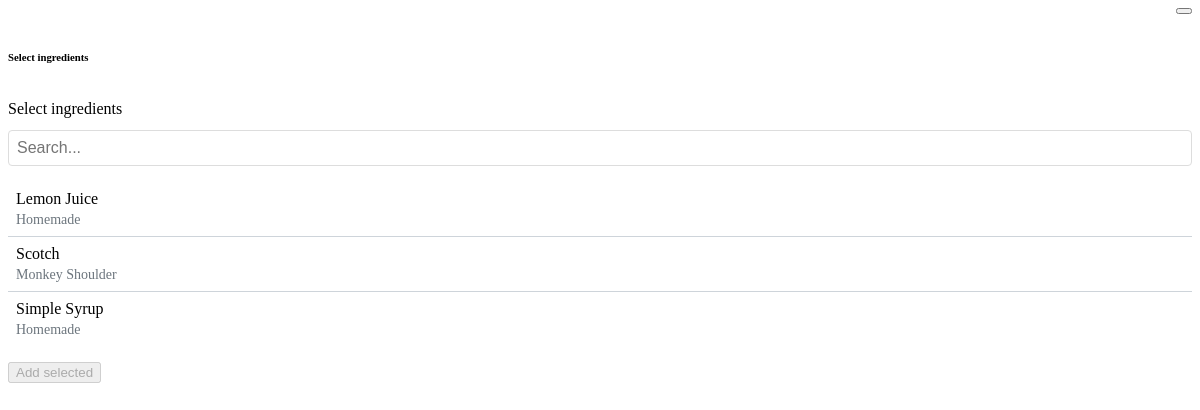
Page /cocktails/create/ingredient-search/ on the earlier database version.
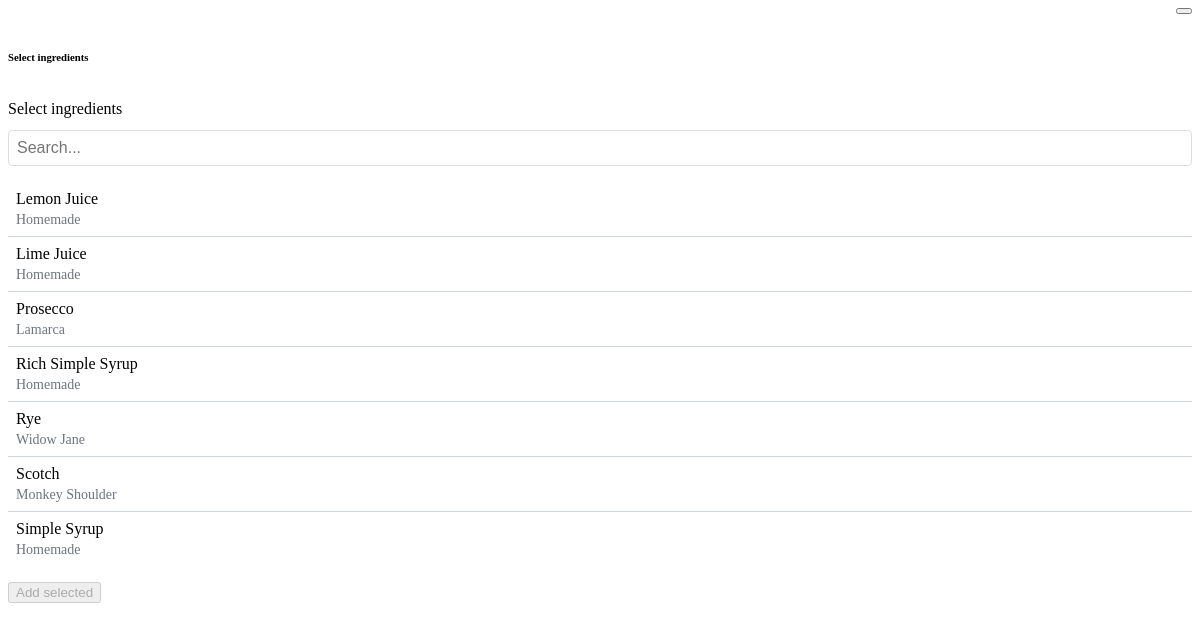
Same page on the later database version.
### ingredients/models.py (models this page shows, shortened)
class Ingredient(models.Model):
    TYPE_CHOICES = [
        ('spirit', 'Spirit'),
        ('modified_spirit', 'Modified Spirit'),
        ('citrus', 'Citrus'),
        ('bitters', 'Bitters'),
        ('liqueur', 'Liqueur'),
        ('sweetener', 'Sweetener'),
        ('fruit_puree', 'Fruit/Puree'),
        ('herb_spice', 'Herb/Spice'),
        ('garnish', 'Garnish'),
        ('dairy_cream', 'Dairy/Cream'),
        ('syrup_flavoring', 'Syrup/Flavoring'),
        ('vegetable', 'Vegetable'),
        ('wine_fortified_wine', 'Wine/Fortified Wine'),
        ('extract', 'Extract'),
        ('ice', 'Ice'),
    ]
    name = models.CharField(max_length=100)
    ingredient_type = models.CharField(max_length=20, choices=TYPE_CHOICES)
    brand = models.CharField(max_length=100, blank=True, null=True)
    abv = models.DecimalField("Alcohol by Volume (%)", max_digits=5, decimal_places=2, blank=True, null=True)
    sweetness = models.DecimalField("Sweetness (%)", max_digits=5, decimal_places=2, blank=True, null=True)
    acid = models.DecimalField("Acid (%)", max_digits=5, decimal_places=2, blank=True, null=True)
    instructions = models.TextField("How to create", blank=True, null=True)

### ingredients/views.py (the view)
# urls.py: path('create/ingredient-search/',IngredientComponentListView.as_view(),name='cocktail-ingredient-search'),
class IngredientComponentListView(ListView):
    model = Ingredient
    context_object_name = 'ingredients'
    template_name = 'ingredients/partials/cocktail_ingredient_search.html'
    def get_queryset(self):
        return Ingredient.objects.all().order_by("name")

### ingredients/templates/ingredients/partials/cocktail_ingredient_search.html (shortened to what this page needs)
{% load static %}
<div class="ingredient-search-comp">
    <div class="form-group ingredient-search-header">
        <button class="modal-header__closeImg" data-dismiss="modal">
        </button>
        <h6>Select ingredients</h6>
        <label for="search" class="sr-only">Select ingredients</label>
        <input class="ingredient-search-input" type="text" name="search" placeholder="Search...">
    </div>
    <div class="ingredient-search__container">
        {% for ingredient in ingredients %}
        <div
            class="ingredient-search-item"
            data-id="ingredient-{{ingredient.id}}"
            data-toggle="select">
            <div class="ingredient-item-header">
                <h6>{{ ingredient.name }}</h6>
                <small>{{ ingredient.brand }}</small>
            </div>
        </div>
        {% endfor %}
    </div>
    <div class="ingredient-search-footer">
        <button id="ingredient-add-button" type="text" class="button button-primary" disabled data-dismiss="modal">Add selected</button>
    </div>
</div>

Differences in the rows shown:
added Ingredient: name "Lime Juice", brand "Homemade"
added Ingredient: name "Prosecco", brand "Lamarca"
added Ingredient: name "Rich Simple Syrup", brand "Homemade"
added Ingredient: name "Rye", brand "Widow Jane"
